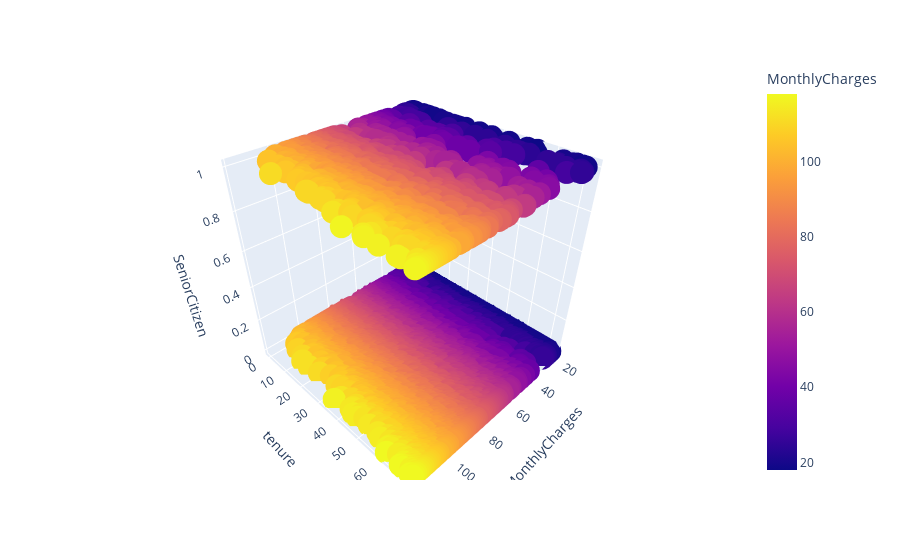

The code cell stored with this chart in its notebook:
### Code cell
fig_3d = px.scatter_3d(df, x='MonthlyCharges',y='tenure', z='SeniorCitizen',color='MonthlyCharges')
fig_3d.show()

### Figure 1 — Plotly figure (JSON) as saved in the notebook; plotly's stock layout.template omitted (floating-point values rounded to 4 significant figures; data arrays with more than 128 entries replaced by an {"elided": "..."} marker saying what was removed)
{"data": [{"hovertemplate": "MonthlyCharges=%{marker.color}<br>tenure=%{y}<br>SeniorCitizen=%{z}<extra></extra>", "legendgroup": "", "marker": {"color": {"elided": "7043 int values"}, "coloraxis": "coloraxis", "symbol": "circle"}, "mode": "markers", "name": "", "scene": "scene", "showlegend": false, "type": "scatter3d", "x": {"elided": "7043 int values"}, "y": {"elided": "7043 int values"}, "z": {"elided": "7043 int values"}}], "layout": {"coloraxis": {"colorbar": {"title": {"text": "MonthlyCharges"}}, "colorscale": [[0, "#0d0887"], [0.1111, "#46039f"], [0.2222, "#7201a8"], [0.3333, "#9c179e"], [0.4444, "#bd3786"], [0.5556, "#d8576b"], [0.6667, "#ed7953"], [0.7778, "#fb9f3a"], [0.8889, "#fdca26"], [1, "#f0f921"]]}, "legend": {"tracegroupgap": 0}, "margin": {"t": 60}, "scene": {"domain": {"x": [0, 1], "y": [0, 1]}, "xaxis": {"title": {"text": "MonthlyCharges"}}, "yaxis": {"title": {"text": "tenure"}}, "zaxis": {"title": {"text": "SeniorCitizen"}}}}}
